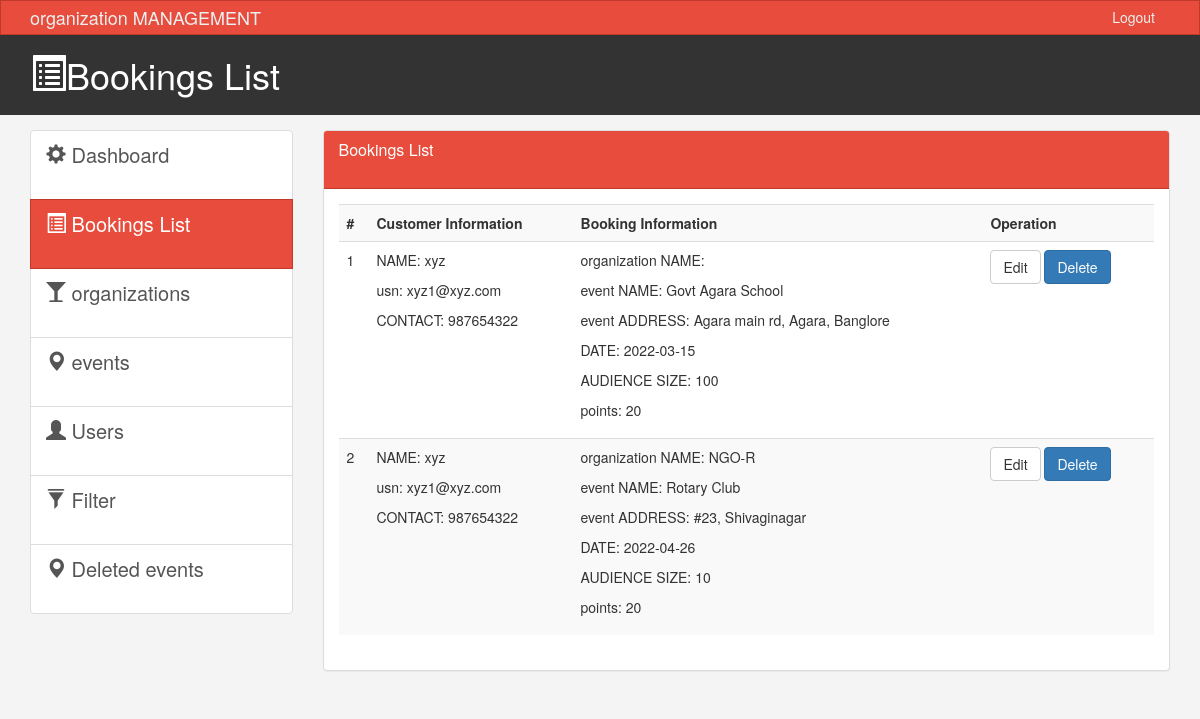
Screenshot of /admin/bookings_list.php with the database file from the repository.
### tables this page shows
CREATE TABLE `event_booking` (
  `id` int(3) NOT NULL,
  `user_name` varchar(25) NOT NULL,
  `usn` varchar(50) NOT NULL,
  `user_phone` int(10) NOT NULL,
  `event_id` int(1) NOT NULL,
  `organization_id` int(1) NOT NULL,
  `date` date NOT NULL,
  `no_of_hours` int(3) NOT NULL
);

CREATE TABLE `event` (
  `id` int(1) NOT NULL,
  `name` varchar(25) NOT NULL,
  `address` varchar(100) NOT NULL,
  `description` varchar(200) NOT NULL,
  `points` int(5) NOT NULL
);

CREATE TABLE `organization` (
  `id` int(1) NOT NULL,
  `name` varchar(25) NOT NULL,
  `description` varchar(100) NOT NULL
);

### admin/bookings_list.php (the view, shortened to what this page needs)
<!DOCTYPE html>
<html lang="en">
  <head>
    <link href="css/bootstrap.min.css?v=<?php echo time(); ?>" rel="stylesheet">
    <link href="css/style.css?v=<?php echo time(); ?>" rel="stylesheet">
  </head>
  <body>
    <nav class="navbar navbar-default">
      <div class="container">
        <div class="navbar-header">
          <a class="navbar-brand" href="#">organization MANAGEMENT</a>
        </div>
        <div id="navbar" class="collapse navbar-collapse">
          <ul class="nav navbar-nav navbar-right">
            <li><a href="../login.php">Logout</a></li>
          </ul>
        </div>
      </div>
    </nav>
    <header id="header">
      <div class="container">
        <div class="row">
          <div class="col-md-10">
            <h1><span class="glyphicon glyphicon-list-alt" aria-hidden="true"></span>Bookings List</h1>
          </div>
          <div class="col-md-2">
            <div class="dropdown create">
              </div>
      </div>
        </div>
      </div>
    </header>
    <section id="main">
      <div class="container">
        <div class="row">
          <div class="col-md-3">
            <div class="list-group">
              <a href="index.php" class="list-group-item">
                <span class="glyphicon glyphicon-cog" aria-hidden="true"></span> Dashboard
              </a>
              <a href="bookings_list.php" class="list-group-item active main-color-bg"><span class="glyphicon glyphicon-list-alt" aria-hidden="true"></span> Bookings List </a>
              <a href="organizations.php" class="list-group-item"><span class="glyphicon glyphicon-glass" aria-hidden="true"></span> organizations </a>
              <a href="events.php" class="list-group-item"><span class="glyphicon glyphicon-map-marker" aria-hidden="true"></span> events </a>
              <a href="users.php" class="list-group-item"><span class="glyphicon glyphicon-user" aria-hidden="true"></span> Users </a>
              <a href="filter.php" class="list-group-item"><span class="glyphicon glyphicon-filter" aria-hidden="true"></span> Filter </a>
              <a href="event_logs.php" class="list-group-item"><span class="glyphicon glyphicon-map-marker" aria-hidden="true"></span> Deleted events </a>
              </div>
          </div>
          <div class="col-md-9">
            <div class="panel panel-default">
              <div class="panel-heading main-color-bg">
                <h3 class="panel-title">Bookings List</h3><br>
              </div>
              <div class="panel-body">
                <table class="table table-striped table-hover">
                      <tr>
                        <th>#</th>
                        <th>Customer Information</th>
                        <th>Booking Information</th>
                        <th>Operation</th>
                      </tr>
                      <?php  include('../connection.php'); ?>
                      <?php
                       $sql="SELECT * from `event_booking`;";
                       $res = mysqli_query ($data, $sql);
                       $i=1;
                       while($row = mysqli_fetch_array($res)
                       ){
                        echo "<tr>";
                        echo "<td> "; echo $i++ ;
                        echo"</td>";
                        echo "<td><p> NAME: "; echo $row["user_name"]."</p>";
                        echo "<p> usn: "; echo $row["usn"]."</p>";
                        echo "<p> CONTACT: " ;echo $row["user_phone"]."</p>" ;
                        echo"</td>";
                        $eid=$row["organization_id"] ;
                        $sql_organization_name = "SELECT `name` FROM `organization` where `id` = '$eid' ";
                        $res_organization_name = mysqli_query($data, $sql_organization_name);
                        $row_organization_name = mysqli_fetch_array($res_organization_name);
                        echo "<td><p> organization NAME: "; echo $row_organization_name["name"]."</p>";
                        $vid=$row["event_id"] ;
                        $sql_event = "SELECT * FROM `event` where `id` = '$vid' ";
                        $res_event = mysqli_query($data, $sql_event);
                        $row_event = mysqli_fetch_array($res_event);
                        $id =  $row["id"];
                        echo "<p> event NAME: " ;echo $row_event["name"]."</p>" ;
                        echo "<p> event ADDRESS: " ;echo $row_event["address"]."</p>" ;
                        echo "<p> DATE: " ;echo $row["date"]."</p>" ;
                        echo "<p> AUDIENCE SIZE: " ;echo $row["no_of_hours"]."</p>" ;
                        $points =  $row_event["points"];
                        echo "<p> points: " ;echo $points."</p>" ;
                        echo"</td>";
                        echo "<td>"; echo "<a class='btn btn-default' href='edit_bookings.php?id=$id'>Edit</a> <a class='btn btn-primary' href='delete_bookings.php?id=$id'>Delete</a>"; echo" </td>";
                        echo "</tr>";
                       }
                      ?>
                    </table>
              </div>
              </div>
          </div>
        </div>
      </div>
    </section>
  </body>
</html>

### admin/css/style.css (style rules this page uses)
body { background:#f4f4f4; }
.navbar { min-height: 33px !important; margin-bottom:0; border-radius:0; }
.navbar-nav > li > a, .navbar-brand { padding-top:6px !important; padding-bottom:0 !important; height: 33px; }
.navbar-default { background-color: #e74c3c; border-color: #c0392b; }
.navbar-default .navbar-brand { color: #ecf0f1; }
.navbar-default .navbar-nav > li > a { color: #ecf0f1; }
.navbar-default .navbar-collapse, .navbar-default .navbar-form { border-color: #ecf0f1; }
.main-color-bg { background-color: #e74c3c !important; border-color: #c0392b !important; color:#ffffff !important; }
#header { background:#333333; color:#ffffff; padding-bottom: 10px; margin-bottom: 15px; }
#header .create { padding-top: 20px; }
.list-group { height: 400px !important; }
a.list-group-item { font-size: 20px !important; }
.list-group-item { height: 70px !important; }

### rows the page displays
event_booking: user_name "xyz", usn "xyz1@xyz.com", user_phone "987654322", event.name "Govt Agara School", event.address "Agara main rd, Agara, Banglore", date "2022-03-15", no_of_hours "100", event.points "20"
event_booking: user_name "xyz", usn "xyz1@xyz.com", user_phone "987654322", organization.name "NGO-R", event.name "Rotary Club", event.address "#23, Shivaginagar", date "2022-04-26", no_of_hours "10", event.points "20"
